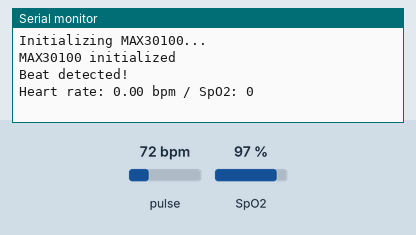
Recording of a program running on a simulated ESP32. On the bench: the last lines printed to the serial monitor. The test bench sets the inputs (shaded band); at power-on: pulse 72 bpm, SpO2 97 %.

Above: at 1.2 s.
1.3 s: pulse set to 42 bpm
At 2.7 s:
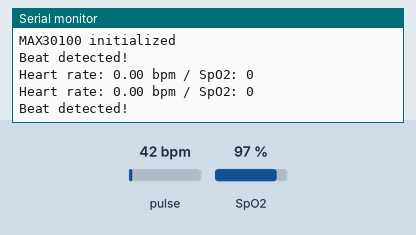
2.8 s: SpO2 set to 80 %
At 3.6 s:
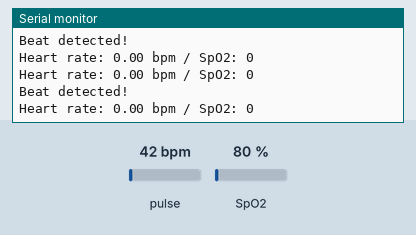
4.3 s: pulse set to 70 bpm
At 7.8 s:
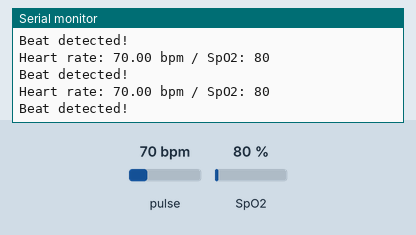
Timing chart, 0 to 9.3 s (numbered marks = the images above; inputs shaded):
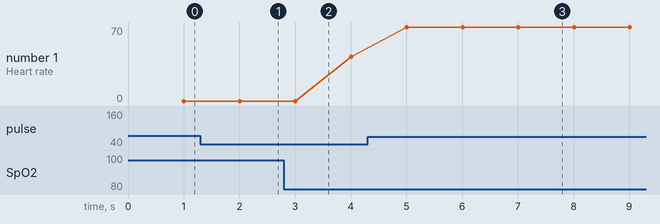

Measured:
- after the input at 4.3 s, the serial monitor: prints a new line after 0.71 s (image 3)
- plotted number 1: 42 → 70 after the input at 4.3 s

The program:

main.cpp
```cpp
#include <Arduino.h>
#include <Wire.h>
#include "MAX30100_PulseOximeter.h"

#define REPORTING_PERIOD_MS 1000

PulseOximeter pox;
uint32_t tsLastReport = 0;

void onBeatDetected() {
    Serial.println("Beat detected!");
}

void setup() {
    Serial.begin(115200);

    Wire.begin(21, 22);

    Serial.println("Initializing MAX30100...");

    if (!pox.begin()) {
        Serial.println("MAX30100 failed");
        while (1);
    }

    Serial.println("MAX30100 initialized");

    pox.setIRLedCurrent(MAX30100_LED_CURR_7_6MA);
    pox.setOnBeatDetectedCallback(onBeatDetected);
}

void loop() {
  pox.update();

  if (millis() - tsLastReport > 1000) {
    Serial.print("Heart rate: ");
    Serial.print(pox.getHeartRate());
    Serial.print(" bpm / SpO2: ");
    Serial.println(pox.getSpO2());

    tsLastReport = millis();
  }
}
```
